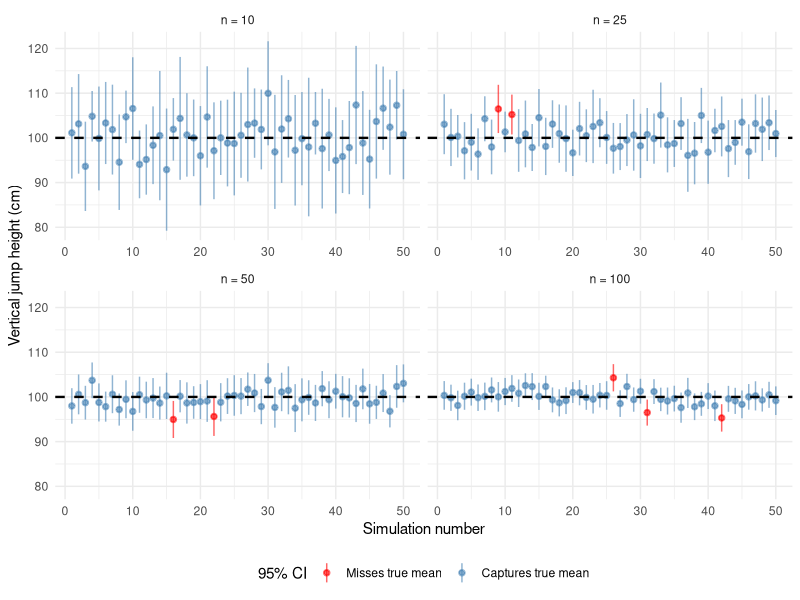
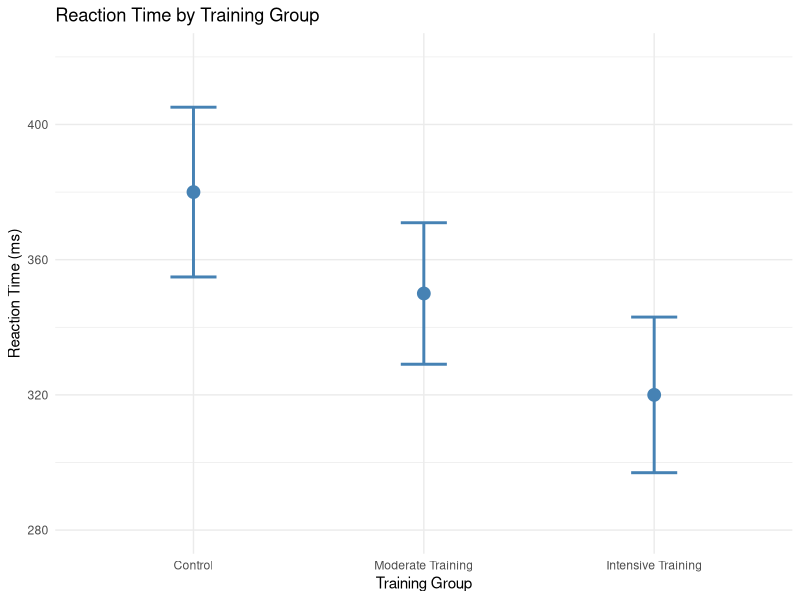

Write R code to recreate these figures, in order.
## ---- chunk 1
#| label: fig-ci-sample-size
#| fig-cap: "Effect of sample size on 95% confidence interval width. Larger samples produce narrower intervals, reflecting reduced sampling error. All samples drawn from a population with mean = 100 and SD = 15."
#| code-fold: true

library(ggplot2)

# Simulate sampling distributions for different sample sizes
set.seed(123)
pop_mean <- 100
pop_sd <- 15
sample_sizes <- c(10, 25, 50, 100)
n_simulations <- 1000

results <- data.frame()

for (n in sample_sizes) {
  cis <- replicate(n_simulations, {
    sample_data <- rnorm(n, mean = pop_mean, sd = pop_sd)
    sample_mean <- mean(sample_data)
    sample_se <- sd(sample_data) / sqrt(n)
    t_crit <- qt(0.975, df = n - 1)
    margin <- t_crit * sample_se
    c(lower = sample_mean - margin, upper = sample_mean + margin, mean = sample_mean)
  })
  
  temp_df <- data.frame(
    n = n,
    lower = cis[1, ],
    upper = cis[2, ],
    mean = cis[3, ],
    contains_true = cis[1, ] <= pop_mean & cis[2, ] >= pop_mean
  )
  
  results <- rbind(results, temp_df)
}

# Plot first 50 CIs for each sample size
results_subset <- results[results$n %in% sample_sizes, ]
results_subset <- do.call(rbind, lapply(split(results_subset, results_subset$n), head, 50))
results_subset$sim_id <- ave(rep(1, nrow(results_subset)), results_subset$n, FUN = seq_along)

ggplot(results_subset, aes(x = sim_id, y = mean, ymin = lower, ymax = upper, color = contains_true)) +
  geom_pointrange(size = 0.3, alpha = 0.6) +
  geom_hline(yintercept = pop_mean, linetype = "dashed", color = "black", size = 0.8) +
  facet_wrap(~ factor(n, labels = paste("n =", sample_sizes)), ncol = 2, scales = "free_x") +
  scale_color_manual(values = c("red", "steelblue"), 
                     labels = c("Misses true mean", "Captures true mean")) +
  labs(x = "Simulation number", y = "Vertical jump height (cm)", color = "95% CI") +
  theme_minimal() +
  theme(legend.position = "bottom")
## ---- chunk 2
#| label: fig-ci-error-bars
#| fig-cap: "Mean reaction time (ms) with 95% confidence intervals for three training groups. Error bars that do not overlap suggest a significant difference, though formal testing is required."
#| code-fold: true

library(ggplot2)

# Simulated data
set.seed(456)
groups <- c("Control", "Moderate Training", "Intensive Training")
means <- c(380, 350, 320)
se <- c(12, 10, 11)
n <- c(20, 20, 20)

# Compute 95% CI
t_crit <- qt(0.975, df = n - 1)
ci_lower <- means - t_crit * se
ci_upper <- means + t_crit * se

df <- data.frame(
  Group = factor(groups, levels = groups),
  Mean = means,
  CI_lower = ci_lower,
  CI_upper = ci_upper
)

ggplot(df, aes(x = Group, y = Mean)) +
  geom_point(size = 4, color = "steelblue") +
  geom_errorbar(aes(ymin = CI_lower, ymax = CI_upper), width = 0.2, size = 1, color = "steelblue") +
  labs(x = "Training Group", y = "Reaction Time (ms)", title = "Reaction Time by Training Group") +
  theme_minimal() +
  ylim(280, 420)
